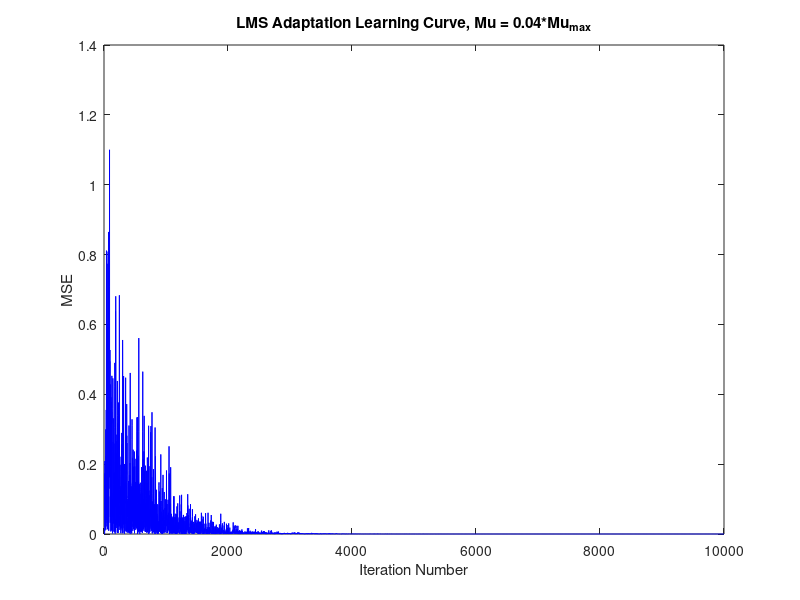

This figure's MATLAB source:
clear all, close all, clc
% LMS Channel Adaptation
numPoints = 10000;
numTaps = 10; % Channel order
N=32; % Number of filter coefficients.
x = randn(numPoints,1) + i*randn(numPoints,1); % Input is guassian
h = [1 -1 0.89]; % Channel
h = h/max(h);   % Normalize channel
sigma2_n = 0.001; % Noise power.
mu_max = 1/(N*(sum(h.^2)+sigma2_n)); % Maximum step size 
Mu = mu_max * 0.04; % iteration step size
D = 5; % Delay factor. 
d = filter(h, D, x); % Generate desired signal.
w = [];
y = [];
in = []; 
e = []; 
w = zeros(numTaps+1,1) + 1i*zeros(numTaps+1,1);
% LMS for Adaptive filter
for n  = numTaps+1 : numPoints    
    in = x(n : -1 : n-numTaps) ;
    y(n) = w'*in;    
    e(n) = d(n)-y(n); % Compute error
    w = w + Mu*(real(e(n)*conj(in)) - 1i*imag(e(n)*conj(in)));
end
MSE = abs(e).^2; % Mean Square Error (MSE).
figure
% semilogy(abs(e));
% plot(abs(e));
plot(MSE, 'b')
title(['LMS Adaptation Learning Curve, Mu = 0.04*Mu_m_a_x']);
xlabel('Iteration Number');
ylabel('MSE');